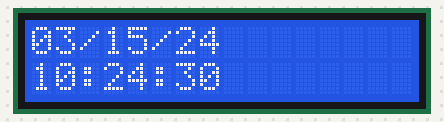
Recording of a program running on a simulated Raspberry Pi (BCM pin numbers). Shown: 16×2 character LCD. The clock reads 2024-03-15 10:24:30 at power-on unless the program sets it; what the program prints to the terminal is not drawn.

Above: at 0.4 s.
At 9.1 s:
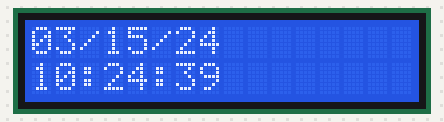
At 13.1 s:
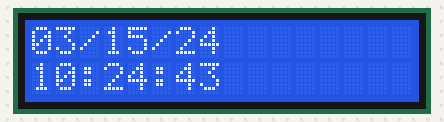
At 19.1 s:
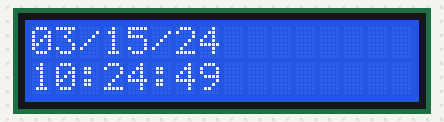
At 29.1 s:
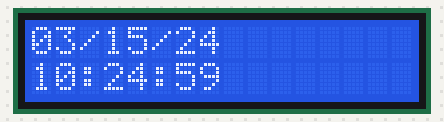
At 37.1 s:
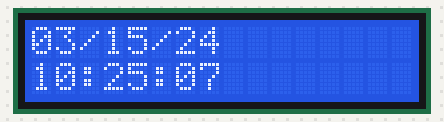

Measured:
- what the display in image 0 shows lasts 0.7 s, from 0.3 s to 1.0 s
- what the display in image 1 shows lasts 1.0 s, from 9.1 s to 10.1 s
- what the display in image 3 shows lasts 1.1 s, from 19.0 s to 20.1 s

The program:

reloj.py
```python
import lcddriver
import time


display = lcddriver.lcd()
try:
    print("Ctrl + C termino")
    display.lcd_display_string("Hora:", 1)
    display.lcd_display_string("Fecha:",2)
    while True:
        display.lcd_display_string(time.strftime("%x"),1)
        display.lcd_display_string(time.strftime("%I:%M:%S"),2)

except KeyboardInterrupt:
    display.lcd_clear()
    display.lcd_backlight(0)
```
